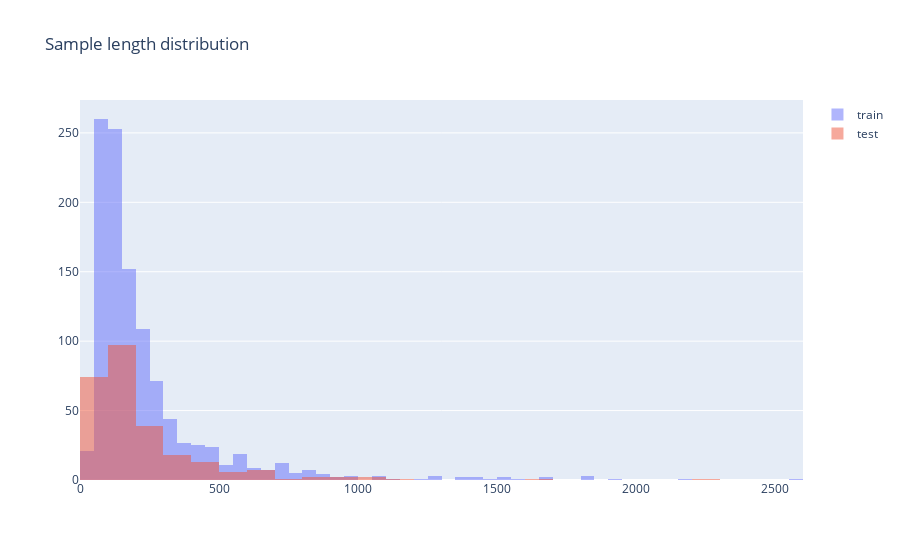

Notebook cell for this chart:
### Markdown cell above
## Sample length distribution

### Code cell
count0 = [len(s) for s in xtrain]
# count1 = [len(s) for s in xdev]
count2 = [len(s) for s in xtest]

fig = go.Figure()
fig.add_trace(go.Histogram(x=count0, name='train'))
# fig.add_trace(go.Histogram(x=count1, name='dev'))
fig.add_trace(go.Histogram(x=count2, name='test'))

fig.update_layout(title='Sample length distribution', barmode='overlay')
fig.update_traces(opacity=0.5)

### Figure 1 — Plotly figure (JSON) as saved in the notebook; plotly's stock layout.template omitted (floating-point values rounded to 4 significant figures; data arrays with more than 128 entries replaced by an {"elided": "..."} marker saying what was removed)
{"data": [{"name": "train", "opacity": 0.5, "type": "histogram", "x": {"elided": "1089 int values"}}, {"name": "test", "opacity": 0.5, "type": "histogram", "x": {"elided": "264 int values"}}], "layout": {"barmode": "overlay", "title": {"text": "Sample length distribution"}}}
